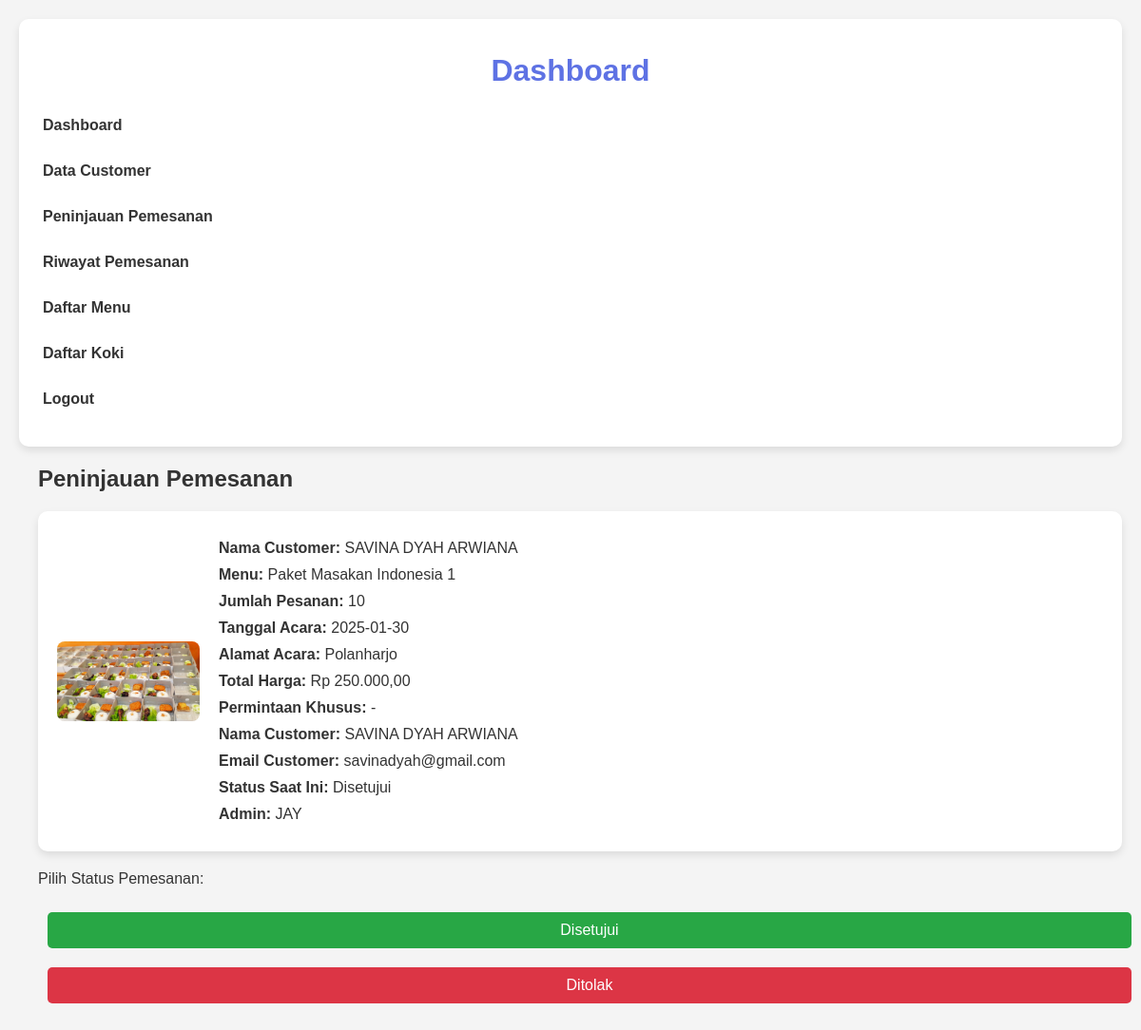
The app's page /admin/tinjau.php?pesanan_id=2 (signed in) with its own data.
### tables this page shows
CREATE TABLE `pesanan` (
  `ID_PESANAN` int(11) NOT NULL,
  `ID_ADMIN` int(11) DEFAULT NULL,
  `ID_MENU` int(11) DEFAULT NULL,
  `ID_CUSTOMER` int(11) DEFAULT NULL,
  `JUMLAH_PESANAN` int(11) DEFAULT NULL,
  `TANGGAL_ACARA` date DEFAULT NULL,
  `ALAMAT_ACARA` varchar(100) NOT NULL,
  `TOTAL_HARGA` decimal(10,2) DEFAULT NULL,
  `STATUS` varchar(50) DEFAULT NULL,
  `TANGGAL_PESAN` datetime DEFAULT current_timestamp(),
  `REQUEST` text DEFAULT NULL
);

CREATE TABLE `produk_menu` (
  `ID_MENU` int(11) NOT NULL,
  `NAMA_MENU` varchar(100) DEFAULT NULL,
  `DESKRIPSI` text DEFAULT NULL,
  `HARGA` decimal(10,2) DEFAULT NULL,
  `GAMBAR` varchar(255) DEFAULT NULL
);

CREATE TABLE `customer` (
  `ID_CUSTOMER` int(11) NOT NULL,
  `NAMA_CUSTOMER` varchar(100) DEFAULT NULL,
  `EMAIL` varchar(50) DEFAULT NULL,
  `ALAMAT` varchar(255) DEFAULT NULL,
  `PASS` varchar(60) DEFAULT NULL,
  `saran` text DEFAULT NULL
);

### admin/tinjau.php (the view, shortened to what this page needs)
<?php
include('../config.php');
if (isset($_GET['pesanan_id']) && !empty($_GET['pesanan_id'])) {
    $pesanan_id = $_GET['pesanan_id'];
    $query = "
        SELECT
            p.ID_PESANAN,
            p.JUMLAH_PESANAN,
            p.TANGGAL_ACARA,
            p.TOTAL_HARGA,
            p.STATUS,
            p.REQUEST,
            p.ALAMAT_ACARA,  -- Menambahkan kolom ALAMAT_ACARA
            m.NAMA_MENU,
            m.GAMBAR,
            c.NAMA_CUSTOMER,
            c.EMAIL
        FROM PESANAN p
        INNER JOIN PRODUK_MENU m ON p.ID_MENU = m.ID_MENU
        INNER JOIN CUSTOMER c ON p.ID_CUSTOMER = c.ID_CUSTOMER
        WHERE p.ID_PESANAN = ?
    ";
    $stmt = $conn->prepare($query);
    $stmt->bind_param("i", $pesanan_id);
    $stmt->execute();
    $result = $stmt->get_result();
    if ($result->num_rows > 0) {
        $pesanan = $result->fetch_assoc();
    } else {
        $error = "Pesanan tidak ditemukan.";
    }
}
?>
<!DOCTYPE html>
<html lang="id">
<head>
    <link rel="stylesheet" href="style.css">
</head>
<body>
<?php include('navbar_admin.php'); ?>
    <section class="tinjau-section">
        <h2>Peninjauan Pemesanan</h2>
        <?php if (isset($pesanan)): ?>
            <div class="order-details">
                <div style="display: flex; align-items: center;">
                <img src="../images/<?php echo htmlspecialchars($pesanan['GAMBAR']); ?>" alt="<?php echo htmlspecialchars($pesanan['NAMA_MENU']); ?>" width="150">
                    <div>
                        <p><strong>Nama Customer:</strong> <?php echo htmlspecialchars($pesanan['NAMA_CUSTOMER']); ?></p>
                        <p><strong>Menu:</strong> <?php echo htmlspecialchars($pesanan['NAMA_MENU']); ?></p>
                        <p><strong>Jumlah Pesanan:</strong> <?php echo htmlspecialchars($pesanan['JUMLAH_PESANAN']); ?></p>
                        <p><strong>Tanggal Acara:</strong> <?php echo htmlspecialchars($pesanan['TANGGAL_ACARA']); ?></p>
                        <p><strong>Alamat Acara:</strong> <?php echo htmlspecialchars($pesanan['ALAMAT_ACARA']); ?></p>
                        <p><strong>Total Harga:</strong> Rp <?php echo number_format($pesanan['TOTAL_HARGA'], 2, ',', '.'); ?></p>
                        <p><strong>Permintaan Khusus:</strong> <?php echo nl2br(htmlspecialchars($pesanan['REQUEST'])); ?></p>
                        <p><strong>Nama Customer:</strong> <?php echo htmlspecialchars($pesanan['NAMA_CUSTOMER']); ?></p>
                        <p><strong>Email Customer:</strong> <?php echo htmlspecialchars($pesanan['EMAIL']); ?></p>
                        <p><strong>Status Saat Ini:</strong> <?php echo htmlspecialchars($pesanan['STATUS']); ?></p>
                        <p><strong>Admin:</strong> <?php echo htmlspecialchars($_SESSION['admin_name']); ?></p>
                    </div>
                </div>
            </div>
            <form method="POST">
                <p>Pilih Status Pemesanan:</p>
                <button type="submit" name="status" value="Disetujui" class="btn-success">Disetujui</button>
                <button type="submit" name="status" value="Ditolak" class="btn-danger">Ditolak</button>
            </form>
        <?php endif; ?>
    </section>
</div>
</body>
</html>

### style.css (style rules this page uses)
body, html { margin: 0; padding: 0; box-sizing: border-box; font-family: Arial, sans-serif; }
input[type="email"], input[type="password"], button { width: 100%; padding: 10px; margin: 10px 0; border: 1px solid #ccc; border-radius: 4px; }
button { background-color: #4CAF50; color: white; border: none; cursor: pointer; }
input[type="text"], input[type="email"], input[type="password"], button { width: 100%; padding: 10px; margin: 10px 0; border: 1px solid #ccc; border-radius: 4px; }

### admin/tinjau.php (style rules this page uses)
body { font-family: Arial, sans-serif; background-color: #f4f4f4; color: #333; }
.tinjau-section { padding-left: 20px; }
.order-details { background-color: #fff; padding: 20px; border-radius: 10px; box-shadow: 0 4px 8px rgba(0, 0, 0, 0.1); margin-bottom: 20px; }
.order-details p { margin: 10px 0; }
.order-details img { border-radius: 8px; margin-right: 20px; }
.btn-success, .btn-danger { padding: 10px 20px; font-size: 16px; margin: 10px; cursor: pointer; border: none; border-radius: 5px; }
.btn-success { background-color: #28a745; color: white; }
.btn-danger { background-color: #dc3545; color: white; }

### admin/navbar_admin.php (style rules this page uses)
body { font-family: Arial, sans-serif; background-color: #f4f4f4; color: #333; }

### records on screen
pesanan: ID_MENU.GAMBAR (picture), ID_CUSTOMER.NAMA_CUSTOMER "SAVINA DYAH ARWIANA", ID_MENU.NAMA_MENU "Paket Masakan Indonesia 1", JUMLAH_PESANAN "10", TANGGAL_ACARA "2025-01-30", ALAMAT_ACARA "Polanharjo", TOTAL_HARGA "250.000,00", REQUEST "-", ID_CUSTOMER.EMAIL "savinadyah@gmail.com", STATUS "Disetujui"

### other values on screen
$_SESSION['admin_name'] "JAY"
